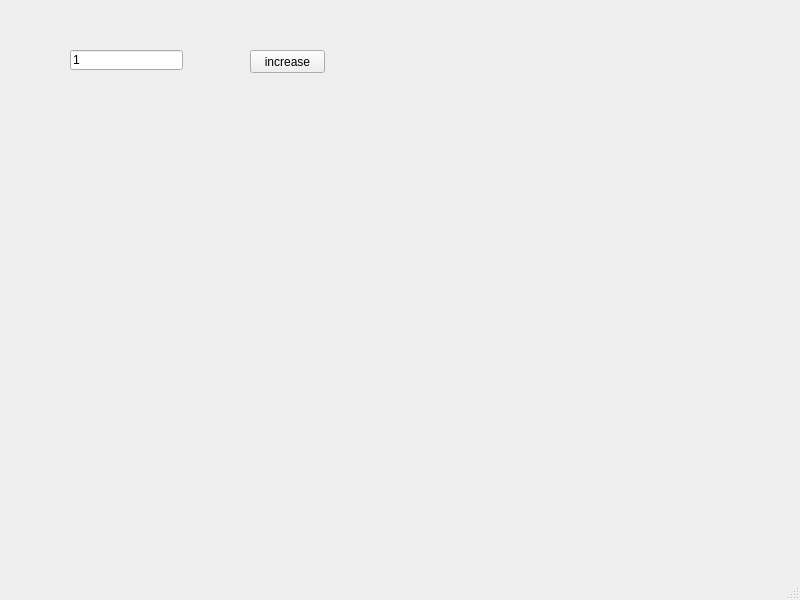
<?xml version="1.0" encoding="UTF-8"?>
<ui version="4.0">
 <class>MainWindow</class>
 <widget class="QMainWindow" name="MainWindow">
  <property name="geometry">
   <rect>
    <x>0</x>
    <y>0</y>
    <width>800</width>
    <height>600</height>
   </rect>
  </property>
  <property name="windowTitle">
   <string>MainWindow</string>
  </property>
  <widget class="QWidget" name="centralwidget">
   <widget class="QPushButton" name="pb">
    <property name="geometry">
     <rect>
      <x>250</x>
      <y>50</y>
      <width>75</width>
      <height>23</height>
     </rect>
    </property>
    <property name="text">
     <string>increase</string>
    </property>
   </widget>
   <widget class="QLineEdit" name="le">
    <property name="geometry">
     <rect>
      <x>70</x>
      <y>50</y>
      <width>113</width>
      <height>20</height>
     </rect>
    </property>
    <property name="text">
     <string>1</string>
    </property>
   </widget>
  </widget>
  <widget class="QMenuBar" name="menubar">
   <property name="geometry">
    <rect>
     <x>0</x>
     <y>0</y>
     <width>800</width>
     <height>21</height>
    </rect>
   </property>
  </widget>
  <widget class="QStatusBar" name="statusbar"/>
 </widget>
 <resources/>
 <connections/>
</ui>
